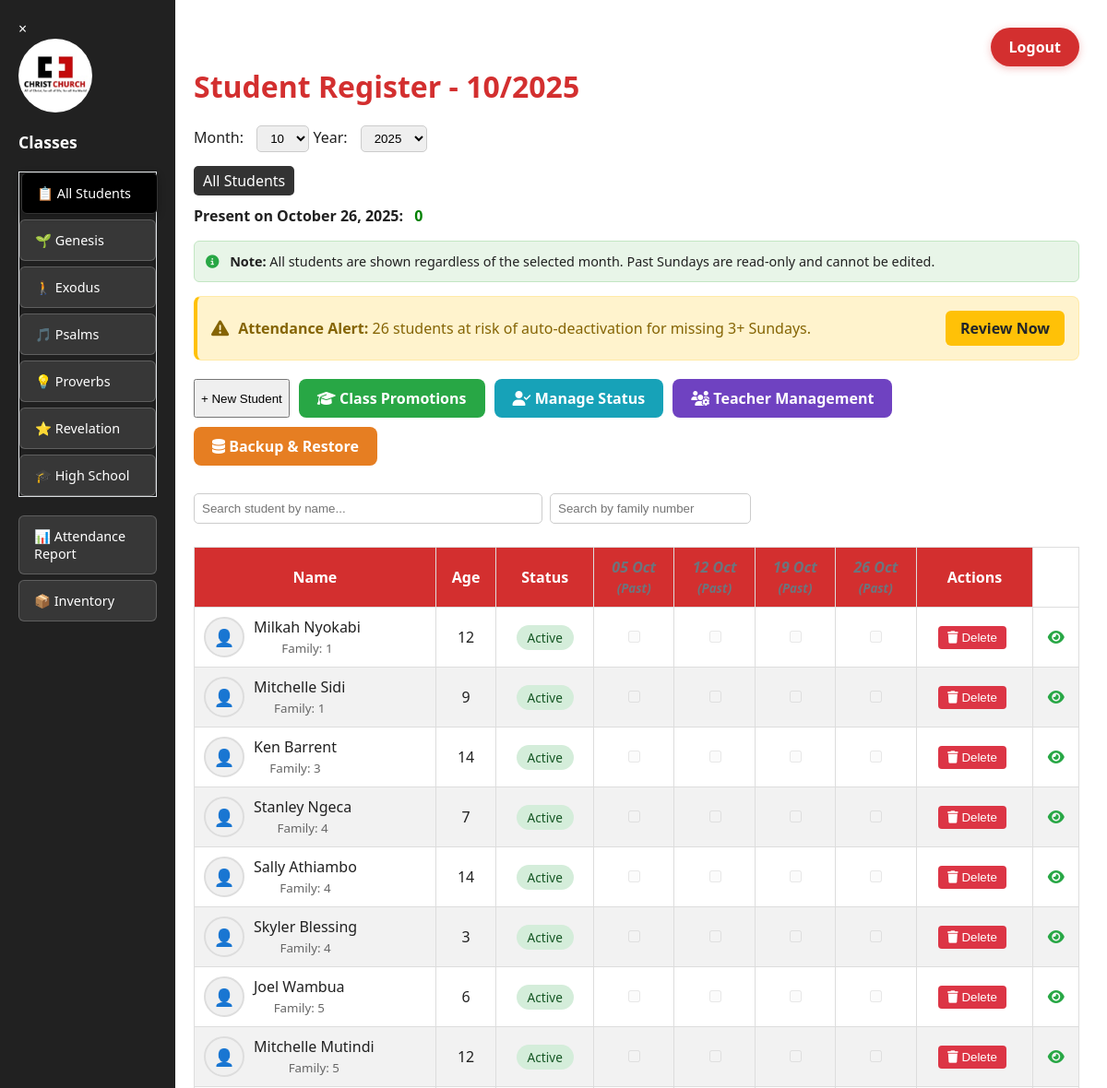
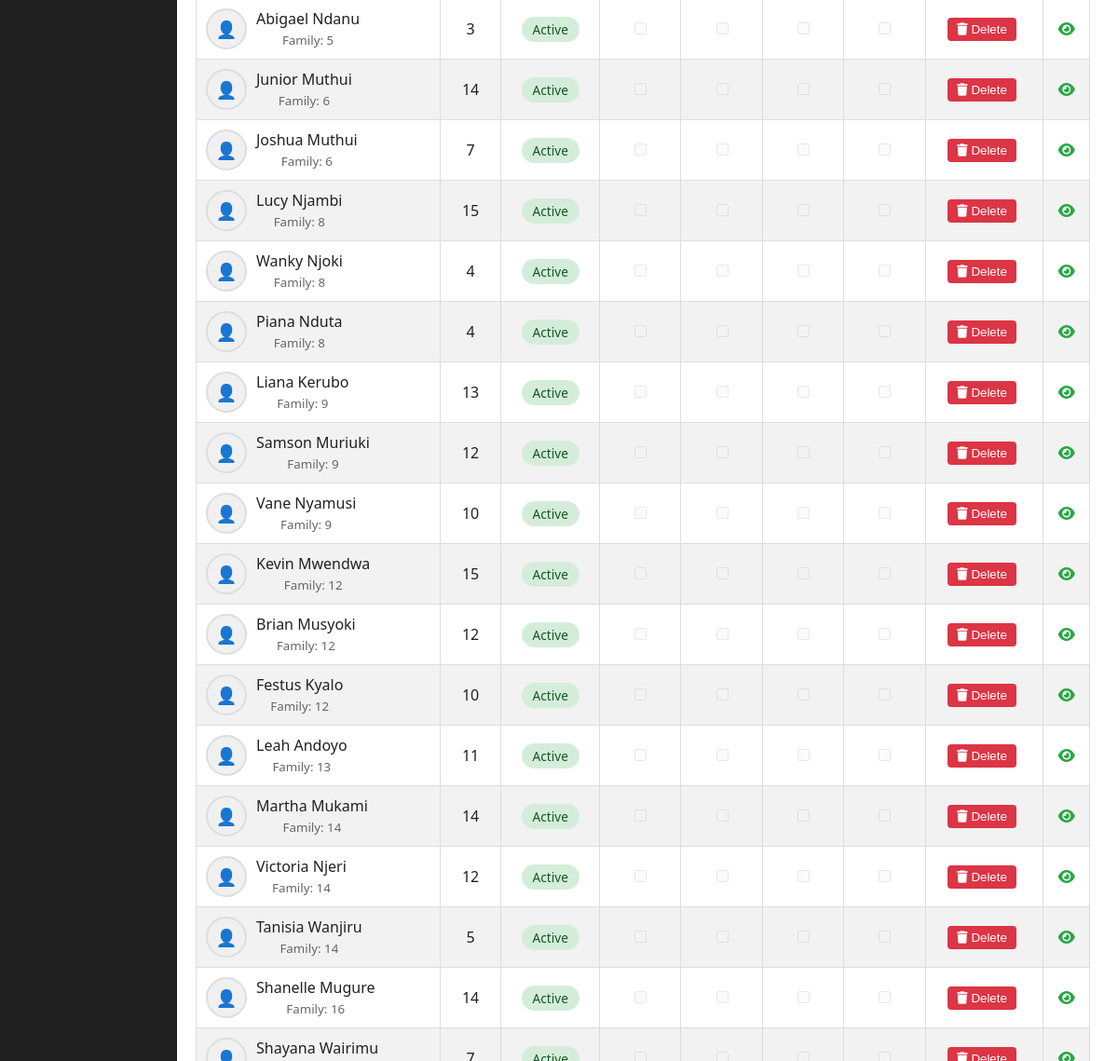
The page /dashboard (signed in) on the database its author committed (2 pictures, top to bottom).
### app.py (models this page shows)
class Student(db.Model):
    id = db.Column(db.Integer, primary_key=True)
    name = db.Column(db.String(100), nullable=False)
    dob = db.Column(db.String(20), nullable=False)
    parent = db.Column(db.String(100))
    contact = db.Column(db.String(50))
    student_class = db.Column(db.String(50))
    status = db.Column(db.String(10), default="active")
    deletion_requested = db.Column(db.Boolean, default=False)
    profile_image = db.Column(db.String(200))  # Store image filename
    family_id = db.Column(db.String(50))  # For grouping family members

### app.py (the view)
@app.route("/dashboard", methods=["GET", "POST"])
def dashboard():
    if "user" not in session:
        return redirect(url_for("home"))
    user_role = session.get("role")
    assigned_class = session.get("assigned_class")
    today = date.today()
    month = int(request.args.get("month", today.month))
    year = int(request.args.get("year", today.year))
    selected_class = request.args.get("class_name")
    if user_role == "teacher" and assigned_class and not selected_class:
        selected_class = assigned_class
    sundays = get_sundays(year, month)
    current_sunday = None
    if today.weekday() == 6:  # Today is Sunday
        current_sunday = today
    else:
        for sunday in reversed(sundays):
            if sunday <= today:
                current_sunday = sunday
                break
    if current_sunday is None:
        current_sunday = today
    family_id = request.args.get("family_id")
    query = Student.query.filter_by(status="active")
    if selected_class:
        query = query.filter_by(student_class=selected_class)
    if family_id:
        query = query.filter_by(family_id=family_id)
    filtered_students = query.all()
    at_risk_count = 0
    if session.get("role") == "admin":
        today = datetime.now()
        check_sundays = []
        current_date = today
        for _ in range(4):
            days_back = (current_date.weekday() + 1) % 7
            if days_back == 0 and current_date.date() == today.date():
                days_back = 7
            sunday = current_date - timedelta(days=days_back)
            check_sundays.append(sunday.date())
            current_date = sunday - timedelta(days=1)
        all_active_students = Student.query.filter_by(status='active').all()
        for student in all_active_students:
            missed_count = 0
            for sunday in check_sundays:
                attendance = Attendance.query.filter_by(student_id=student.id, date=sunday).first()
                if not attendance or not attendance.present:
                    missed_count += 1
            if missed_count >= 3:  # At risk if missed 3+ Sundays
                at_risk_count += 1
    return render_template("dashboard.html",
                           students=filtered_students,
                           sundays=sundays,
                           month=month,
                           year=year,
                           selected_class=selected_class,
                           current_sunday=current_sunday,
                           at_risk_count=at_risk_count,
                           family_id=family_id)

### templates/dashboard.html (shortened to what this page needs)
<!DOCTYPE html>
<html lang="en">
<head>
    <link rel="stylesheet" href="https://cdnjs.cloudflare.com/ajax/libs/font-awesome/6.5.0/css/all.min.css">
    <link rel="stylesheet" href="{{ url_for('static', filename='css/styles.css') }}">
</head>
<body>
<div class="container">
<aside class="sidebar" id="sidebar">
    <div class="sidebar-close" id="sidebarClose">&times;</div>
    <div class="logo-wrapper">
        <img src="{{ url_for('static', filename='images/logo.jpeg') }}" alt="Logo" class="logo" style="margin-bottom: 20px; margin-left: 0; height: 80px; width: 80px; border-radius: 50%;">
    </div>
        <h2 style="margin-bottom: 20px; color: #ffffff; font-size: 1.1rem; font-weight: 600;">Classes</h2>
        <div class="class-navigation">
            {% if session.get('role') == 'admin' %}
                <a href="{{ url_for('dashboard') }}" class="class-tab {{ 'active' if not selected_class else '' }}">📋 All Students</a>
                <a href="{{ url_for('dashboard', class_name='Genesis') }}" class="class-tab {{ 'active' if selected_class == 'Genesis' else '' }}">🌱 Genesis</a>
                <a href="{{ url_for('dashboard', class_name='Exodus') }}" class="class-tab {{ 'active' if selected_class == 'Exodus' else '' }}">🚶 Exodus</a>
                <a href="{{ url_for('dashboard', class_name='Psalms') }}" class="class-tab {{ 'active' if selected_class == 'Psalms' else '' }}">🎵 Psalms</a>
                <a href="{{ url_for('dashboard', class_name='Proverbs') }}" class="class-tab {{ 'active' if selected_class == 'Proverbs' else '' }}">💡 Proverbs</a>
                <a href="{{ url_for('dashboard', class_name='Revelation') }}" class="class-tab {{ 'active' if selected_class == 'Revelation' else '' }}">⭐ Revelation</a>
                <a href="{{ url_for('dashboard', class_name='High Schoolers') }}" class="class-tab {{ 'active' if selected_class == 'High Schoolers' else '' }}">🎓 High School</a>
            {% else %}
                <a href="{{ url_for('dashboard') }}" class="class-tab active">📋 All Students</a>
            {% endif %}
        </div>
        <div class="sidebar-links">
           <a href="{{ url_for('attendance_report') }}" class="sidebar-link">📊 Attendance Report</a>
           {% if session.get('role') == 'admin' %}
           <a href="{{ url_for('inventory') }}" class="sidebar-link">📦 Inventory</a>
           {% endif %}
        </div>
    </aside>
    <main class="register">
        <div style="text-align: right;">
            <a href="{{ url_for('logout') }}" class="logout-btn">Logout</a>
        </div>
        <h1>
            Student Register - {{ month }}/{{ year }}
        </h1>
        <form method="get">
            <label>Month:
                <select name="month" onchange="this.form.submit()">
                    {% for m in range(1, 13) %}
                        <option value="{{ m }}" {% if m == month %}selected{% endif %}>{{ m }}</option>
                    {% endfor %}
                </select>
            </label>
            <label>Year:
                <select name="year" onchange="this.form.submit()">
                    {% for y in range(2023, 2036) %}
                        <option value="{{ y }}" {% if y == year %}selected{% endif %}>{{ y }}</option>
                    {% endfor %}
                </select>
            </label>
        </form>
        <a href="{{ url_for('all_students') }}" style="padding: 5px 10px; background: #333; color: white; border-radius: 5px; text-decoration: none;">
    All Students
</a>
        <p><strong>Present on {{ current_sunday.strftime('%B %d, %Y') }}:</strong> <span id="presentCount">0</span></p>
        <div style="background: #e8f5e8; border: 1px solid #c3e6c3; border-radius: 6px; padding: 12px; margin-bottom: 15px; font-size: 0.9rem;">
            <i class="fas fa-info-circle" style="color: #28a745; margin-right: 8px;"></i>
            <strong>Note:</strong> All students are shown regardless of the selected month.
            Past Sundays are read-only and cannot be edited.
        </div>
        {% if session["role"] == "admin" and at_risk_count > 0 %}
        <div style="background: #fff3cd; border: 1px solid #ffeaa7; border-radius: 8px; padding: 15px; margin-bottom: 20px; border-left: 4px solid #ffc107;">
            <div style="display: flex; align-items: center; gap: 10px;">
                <i class="fas fa-exclamation-triangle" style="color: #856404; font-size: 1.2rem;"></i>
                <div>
                    <strong style="color: #856404;">Attendance Alert:</strong>
                    <span style="color: #856404;">{{ at_risk_count }} student{{ 's' if at_risk_count != 1 else '' }} at risk of auto-deactivation for missing 3+ Sundays.</span>
                </div>
                <a href="{{ url_for('manage_status') }}" style="background: #ffc107; color: #212529; padding: 8px 16px; border-radius: 6px; text-decoration: none; font-weight: 600; margin-left: auto;">
                    Review Now
                </a>
            </div>
        </div>
        {% endif %}
        <div style="margin-bottom: 20px; display: flex; gap: 10px; flex-wrap: wrap;">
            <button id="openModalBtn">+ New Student</button>
            {% if session["role"] == "admin" %}
            <a href="{{ url_for('promote_students') }}" style="background: #28a745; color: white; border: none; padding: 10px 20px; border-radius: 8px; text-decoration: none; font-weight: 600;">
                <i class="fas fa-graduation-cap"></i> Class Promotions
            </a>
            <a href="{{ url_for('manage_status') }}" style="background: #17a2b8; color: white; border: none; padding: 10px 20px; border-radius: 8px; text-decoration: none; font-weight: 600;">
                <i class="fas fa-user-check"></i> Manage Status
            </a>
            <a href="{{ url_for('admin_teachers') }}" style="background: #6f42c1; color: white; border: none; padding: 10px 20px; border-radius: 8px; text-decoration: none; font-weight: 600;">
                <i class="fas fa-users-cog"></i> Teacher Management
            </a>
            <a href="{{ url_for('backup_restore') }}" style="background: #e67e22; color: white; border: none; padding: 10px 20px; border-radius: 8px; text-decoration: none; font-weight: 600;">
                <i class="fas fa-database"></i> Backup & Restore
            </a>
            {% endif %}
        </div>
        <div style="display:flex;gap:8px;align-items:center;margin-bottom:15px;flex-wrap:wrap;">
            <input type="text" id="searchInput" placeholder="Search student by name..." style="padding: 8px; width: 100%; max-width: 360px; border-radius: 5px; border: 1px solid #ccc;">
            <input type="text" id="familySearchInput" placeholder="Search by family number" value="{{ family_id or '' }}" style="padding:8px;border-radius:5px;border:1px solid #ccc;width:200px;">
        </div>
        <table id="studentTable">
            <thead>
                <tr>
                    <th>Name</th>
                    <th>Age</th>
                    <th>Status</th>
                    {% for sunday in sundays %}
                        <th style="{% if sunday < now().date() %}color: #6c757d; font-style: italic;{% endif %}">
                            {{ sunday.strftime('%d %b') }}
                            {% if sunday < now().date() %}<br><small>(Past)</small>{% endif %}
                        </th>
                    {% endfor %}
                    {% if session["role"] == "admin" %}
                        <th>Actions</th>
                    {% endif %}
                </tr>
            </thead>
            <tbody>
    {% for student in students %}
    <tr {% if student.deletion_requested %} style="background-color: #eee; color: gray;" {% endif %}>
        <td>
            <div style="display: flex; align-items: center; gap: 10px;">
                {% if student.profile_image %}
                    <img src="{{ url_for('static', filename='uploads/profiles/' + student.profile_image) }}"
                         alt="{{ student.name }}"
                         onclick="showLargeImage('{{ url_for('static', filename='uploads/profiles/' + student.profile_image) }}')"
                         style="width: 40px; height: 40px; border-radius: 50%; object-fit: cover; border: 2px solid #ddd; cursor: pointer; transition: transform 0.2s;"
                         onmouseover="this.style.transform='scale(1.1)'" onmouseout="this.style.transform='scale(1)'">
                {% else %}
                    <div onclick="viewStudent({{ student.id }})" style="width: 40px; height: 40px; border-radius: 50%; background: #f0f0f0; display: flex; align-items: center; justify-content: center; border: 2px solid #ddd; font-size: 18px; cursor: pointer; transition: background 0.2s;" onmouseover="this.style.background='#e0e0e0'" onmouseout="this.style.background='#f0f0f0'">
                        👤
                    </div>
                {% endif %}
                <div>
                    {{ student.name }}
                    {% if student.family_id %}
                        <br><small style="color: #666;">Family: {{ student.family_id }}</small>
                    {% endif %}
                </div>
            </div>
        </td>
        <td>
            {% set birth = student.dob | todatetime %}
            {% set age = ((now() - birth).days // 365) %}
            {{ age }}
        </td>
        <td>
            <span style="padding: 4px 12px; border-radius: 20px; font-size: 0.85rem; font-weight: 500;
                         background: {{ '#d4edda' if student.status == 'active' else '#f8d7da' }};
                         color: {{ '#155724' if student.status == 'active' else '#721c24' }};">
                {{ 'Active' if student.status == 'active' else 'Inactive' }}
            </span>
        </td>
        {% for sunday in sundays %}
  {% if not student.deletion_requested and student.status == "active" %}
  <td>
    {% set is_past_sunday = sunday < now().date() %}
    {% set is_other_class = session.get('role') == 'teacher' and session.get('assigned_class') != student.student_class %}
    <input type="checkbox"
           class="attendance-checkbox"
           data-sid="{{ student.id }}"
           data-date="{{ sunday.strftime('%Y-%m-%d') }}"
           {% if is_past_sunday or is_other_class %} disabled
           title="{% if is_past_sunday %}This Sunday has passed - attendance cannot be modified{% elif is_other_class %}You can only mark attendance for your assigned class ({{ session.get('assigned_class') }}){% endif %}" {% endif %}>
  </td>
{% else %}
  <td></td>
{% endif %}
        {% endfor %}
        <td>
            {% if session["role"] == "teacher" and not student.deletion_requested and session.get('assigned_class') == student.student_class %}
                <form action="{{ url_for('mark_for_deletion', student_id=student.id) }}" method="POST">
            <button type="submit" title="Request Deletion" style="background: transparent; border: none; color: rgb(0, 0, 0); cursor: pointer;">
                <i class="fas fa-trash"></i>
            </button>
                </form>
            {% elif session["role"] == "teacher" and not student.deletion_requested and session.get('assigned_class') != student.student_class %}
                <span style="color: #6c757d; font-style: italic; font-size: 0.9rem;">View Only</span>
            {% elif session["role"] == "admin" and not student.deletion_requested %}
                <button onclick="deleteStudent({{ student.id }}, '{{ student.name }}')"
                        title="Delete Student Permanently"
                        style="background: #dc3545; color: white; border: none; padding: 5px 10px; border-radius: 4px; cursor: pointer; margin-right: 5px;">
                    <i class="fas fa-trash"></i> Delete
                </button>
            {% endif %}
        </td>
                <td>
          <a href="{{ url_for('student_detail', student_id=student.id) }}"
             style="color: #28a745; text-decoration: none;">
             <i class="fas fa-eye"></i>
          </a>
        </td>
    </tr>
    {% endfor %}
</tbody>
        </table>
    </main>
</div>
</body>
</html>

### rows shown on the page
Student: name "Milkah Nyokabi", family_id "1", age "12", status "Active"
Student: name "Mitchelle Sidi", family_id "1", age "9", status "Active"
Student: name "Ken Barrent", family_id "3", age "14", status "Active"
Student: name "Stanley Ngeca", family_id "4", id "7", status "Active"
Student: name "Sally Athiambo", family_id "4", age "14", status "Active"
Student: name "Skyler Blessing", family_id "4", age "3", status "Active"
Student: name "Joel Wambua", family_id "5", age "6", status "Active"
Student: name "Mitchelle Mutindi", family_id "5", age "12", status "Active"
Student: name "Abigael Ndanu", family_id "5", age "3", status "Active"
Student: name "Junior Muthui", family_id "6", age "14", status "Active"
Student: name "Joshua Muthui", family_id "6", age "7", status "Active"
Student: name "Lucy Njambi", family_id "8", id "15", status "Active"
Student: name "Wanky Njoki", family_id "8", age "4", status "Active"
Student: name "Piana Nduta", family_id "8", age "4", status "Active"
Student: name "Liana Kerubo", family_id "9", age "13", status "Active"
Student: name "Samson Muriuki", family_id "9", age "12", status "Active"
Student: name "Vane Nyamusi", family_id "9", age "10", status "Active"
Student: name "Kevin Mwendwa", family_id "12", age "15", status "Active"
Student: name "Brian Musyoki", family_id "12", family "12", status "Active"
Student: name "Festus Kyalo", family_id "12", age "10", status "Active"
Student: name "Leah Andoyo", family_id "13", age "11", status "Active"
Student: name "Martha Mukami", family_id "14", family "14", status "Active"
Student: name "Victoria Njeri", family_id "14", age "12", status "Active"
Student: name "Tanisia Wanjiru", family_id "14", age "5", status "Active"
Student: name "Shanelle Mugure", family_id "16", age "14", status "Active"
Student: name "Shayana Wairimu"

### other values the page prints
{{ month }} "10"
{{ year }} "2025"
{{ current_sunday.strftime('%B %d, %Y') }} "October 26, 2025"
{{ at_risk_count }} "26"
{{ 's' if at_risk_count != 1 else '' }} "s"
{{ sunday.strftime('%d %b') }} "05 Oct" "12 Oct" "19 Oct" "26 Oct"
form field month "10"
form field year "2025"
